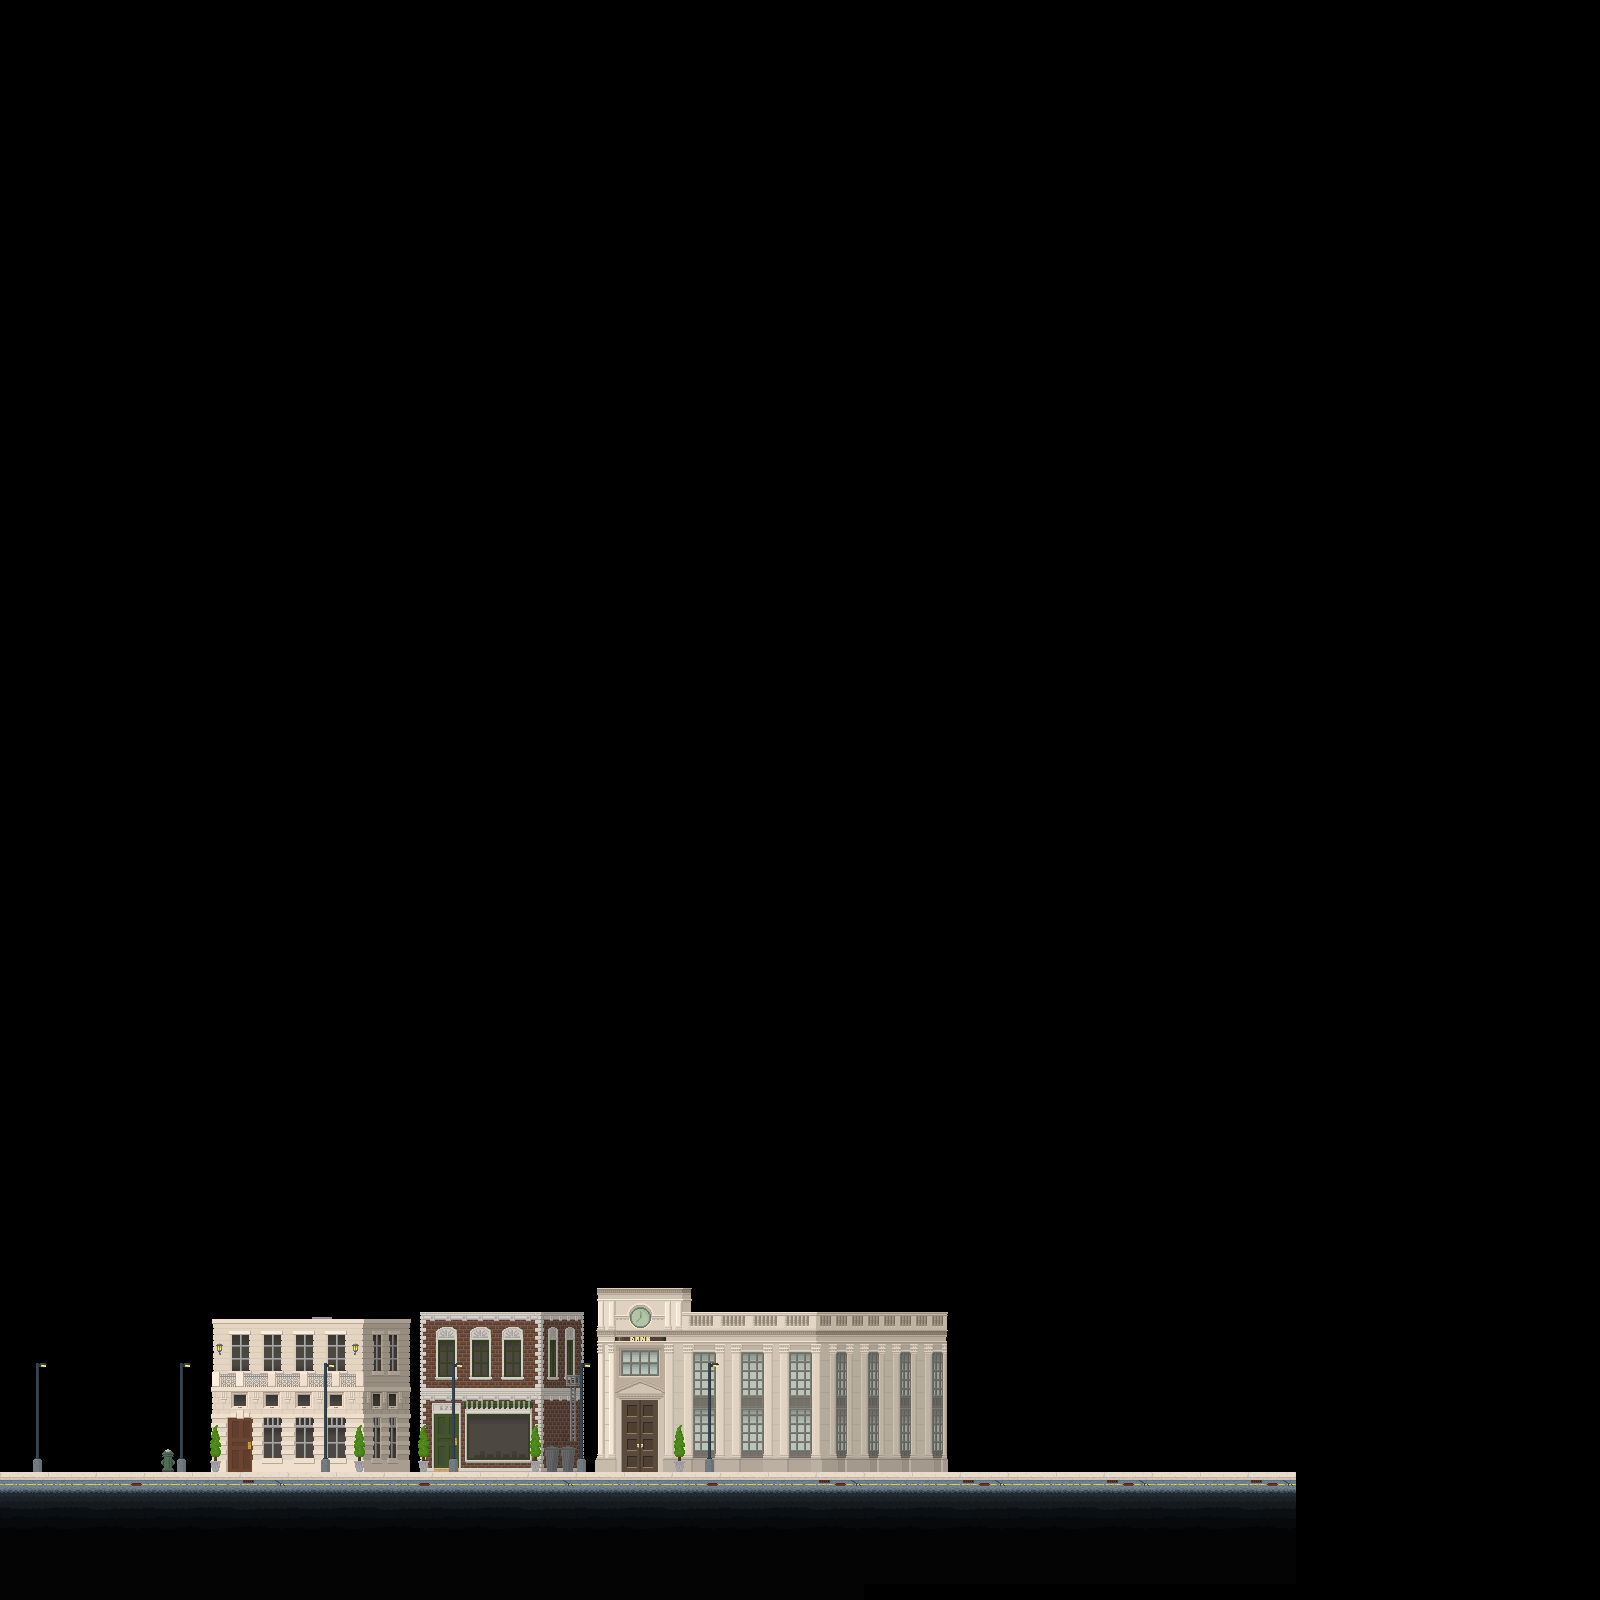

This game map was drawn from its Tiled (.tmx) file and the tilesets committed beside it. A one-line description and the trimmed map source follow:
An orthogonal 100x100 tile map with 16x16 px tiles, 3 tile layers (background, ground, foreground).

<map version="1.0" orientation="orthogonal" width="100" height="100" tilewidth="16" tileheight="16">
 <tileset firstgid="1" name="Tiledtest" tilewidth="16" tileheight="16">
  <image source="Tiledtest.png" width="1152" height="648" />
 </tileset>
 <layer name="background" width="100" height="100">
  <data>[10000 cells, 487 non-empty, 312 distinct tile ids]</data>
 </layer>
 <layer name="ground" width="100" height="100">
  <data>[10000 cells, 567 non-empty, 63 distinct tile ids]</data>
 </layer>
 <layer name="foreground" width="100" height="100">
  <data>[10000 cells, 117 non-empty, 23 distinct tile ids]</data>
 </layer>
</map>
